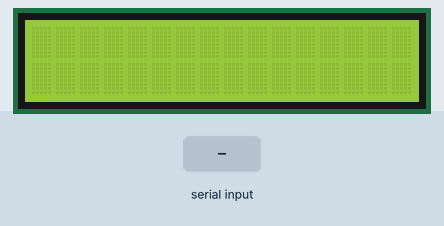
The sketch below on a simulated Arduino Uno, built with avr-gcc and run on an emulated ATmega328P. Shown: 16×2 character LCD. The test bench sets the inputs (shaded band).

Above: at 1.2 s.
1.3 s: "1" received over Serial
At 3.5 s:
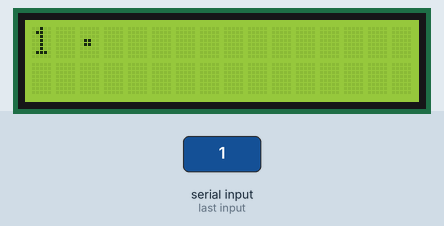
3.8 s: "0" received over Serial
At 5.5 s:
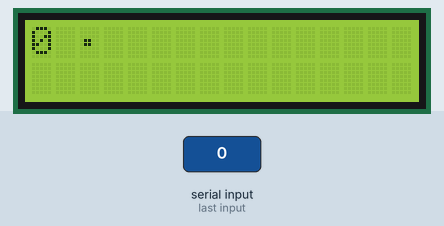
6.3 s: "2" received over Serial
At 8.6 s:
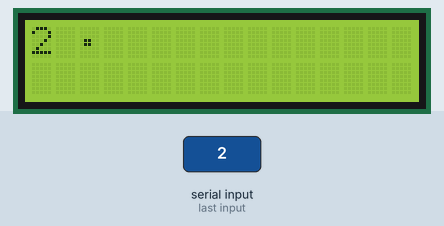
Timing chart, 0 to 10.1 s (numbered marks = the images above; inputs shaded):
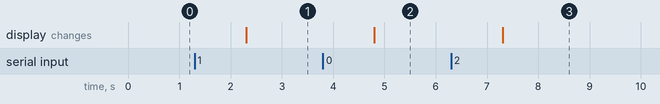

The sketch:

SerialDisplay-modified.ino
```cpp
// include the library code:
#include <LiquidCrystal.h>

// initialize the library with the numbers of the interface pins
LiquidCrystal lcd(12, 11, 5, 4, 3, 2);

void setup() {
  // set up the LCD's number of columns and rows:
  lcd.begin(16, 2);
  // initialize the serial communications:
  Serial.begin(9600);
}

void loop() {

  char buffer[13];
  int length = 13;

  // when characters arrive over the serial port...
  if (Serial.available()) {
    // wait a bit for the entire message to arrive
    Serial.readBytes(buffer,length);
    //delay(100);
    // clear the screen
    lcd.clear();
    // read all the available characters
   // while (Serial.available() > 0) {
      // display each character to the LCD
     // lcd.write(Serial.read());

     lcd.print(buffer);
    }
  }
```

Measured:
- after the input at 1.3 s, the display: changes after 1.0 s (image 1)
- after the input at 3.8 s, the display: changes after 1.0 s (image 2)
- after the input at 6.3 s, the display: changes after 1.0 s (image 3)
